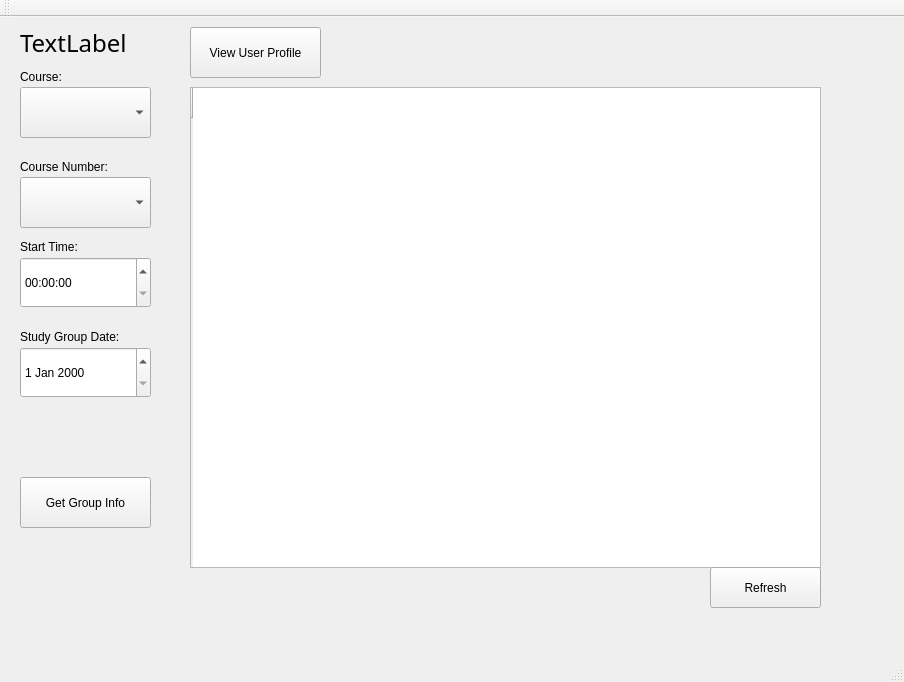
<?xml version="1.0" encoding="UTF-8"?>
<ui version="4.0">
 <class>AppWindow</class>
 <widget class="QMainWindow" name="AppWindow">
  <property name="geometry">
   <rect>
    <x>0</x>
    <y>0</y>
    <width>904</width>
    <height>682</height>
   </rect>
  </property>
  <property name="windowTitle">
   <string>Study Group Former</string>
  </property>
  <widget class="QWidget" name="centralWidget">
   <widget class="QComboBox" name="courseNameComboBox">
    <property name="geometry">
     <rect>
      <x>20</x>
      <y>70</y>
      <width>131</width>
      <height>51</height>
     </rect>
    </property>
   </widget>
   <widget class="QComboBox" name="courseNumberComboBox">
    <property name="geometry">
     <rect>
      <x>20</x>
      <y>160</y>
      <width>131</width>
      <height>51</height>
     </rect>
    </property>
   </widget>
   <widget class="QPushButton" name="createGroup">
    <property name="geometry">
     <rect>
      <x>190</x>
      <y>10</y>
      <width>131</width>
      <height>51</height>
     </rect>
    </property>
    <property name="text">
     <string>View User Profile</string>
    </property>
   </widget>
   <widget class="QTimeEdit" name="startTimeWidget">
    <property name="geometry">
     <rect>
      <x>20</x>
      <y>240</y>
      <width>131</width>
      <height>51</height>
     </rect>
    </property>
   </widget>
   <widget class="QLabel" name="courseNameLabel">
    <property name="geometry">
     <rect>
      <x>20</x>
      <y>50</y>
      <width>61</width>
      <height>19</height>
     </rect>
    </property>
    <property name="text">
     <string>Course:</string>
    </property>
   </widget>
   <widget class="QLabel" name="courseNumberLabel">
    <property name="geometry">
     <rect>
      <x>20</x>
      <y>140</y>
      <width>121</width>
      <height>19</height>
     </rect>
    </property>
    <property name="text">
     <string>Course Number:</string>
    </property>
   </widget>
   <widget class="QLabel" name="startTimeLabel">
    <property name="geometry">
     <rect>
      <x>20</x>
      <y>220</y>
      <width>91</width>
      <height>19</height>
     </rect>
    </property>
    <property name="text">
     <string>Start Time:</string>
    </property>
   </widget>
   <widget class="QDateEdit" name="dateOfStudyWidget">
    <property name="geometry">
     <rect>
      <x>20</x>
      <y>330</y>
      <width>131</width>
      <height>51</height>
     </rect>
    </property>
   </widget>
   <widget class="QLabel" name="label">
    <property name="geometry">
     <rect>
      <x>20</x>
      <y>310</y>
      <width>131</width>
      <height>19</height>
     </rect>
    </property>
    <property name="text">
     <string>Study Group Date:</string>
    </property>
   </widget>
   <widget class="QLabel" name="usernameLabel">
    <property name="geometry">
     <rect>
      <x>20</x>
      <y>10</y>
      <width>161</width>
      <height>31</height>
     </rect>
    </property>
    <property name="font">
     <font>
      <family>Bodoni 72 Oldstyle</family>
      <pointsize>18</pointsize>
     </font>
    </property>
    <property name="text">
     <string>TextLabel</string>
    </property>
    <property name="alignment">
     <set>Qt::AlignLeading|Qt::AlignLeft|Qt::AlignVCenter</set>
    </property>
   </widget>
   <widget class="QTableWidget" name="listOfAllGroups">
    <property name="geometry">
     <rect>
      <x>190</x>
      <y>70</y>
      <width>631</width>
      <height>481</height>
     </rect>
    </property>
    <row>
     <property name="text">
      <string/>
     </property>
    </row>
   </widget>
   <widget class="QPushButton" name="getGroupInfo">
    <property name="geometry">
     <rect>
      <x>20</x>
      <y>460</y>
      <width>131</width>
      <height>51</height>
     </rect>
    </property>
    <property name="text">
     <string>Get Group Info</string>
    </property>
   </widget>
   <widget class="QPushButton" name="refreshButton">
    <property name="geometry">
     <rect>
      <x>710</x>
      <y>550</y>
      <width>111</width>
      <height>41</height>
     </rect>
    </property>
    <property name="text">
     <string>Refresh</string>
    </property>
   </widget>
  </widget>
  <widget class="QMenuBar" name="menuBar">
   <property name="geometry">
    <rect>
     <x>0</x>
     <y>0</y>
     <width>904</width>
     <height>31</height>
     <height>21</height>
    </rect>
   </property>
  </widget>
  <widget class="QToolBar" name="mainToolBar">
   <attribute name="toolBarArea">
    <enum>TopToolBarArea</enum>
   </attribute>
   <attribute name="toolBarBreak">
    <bool>false</bool>
   </attribute>
  </widget>
  <widget class="QStatusBar" name="statusBar"/>
 </widget>
 <layoutdefault spacing="6" margin="11"/>
 <resources/>
 <connections/>
</ui>
